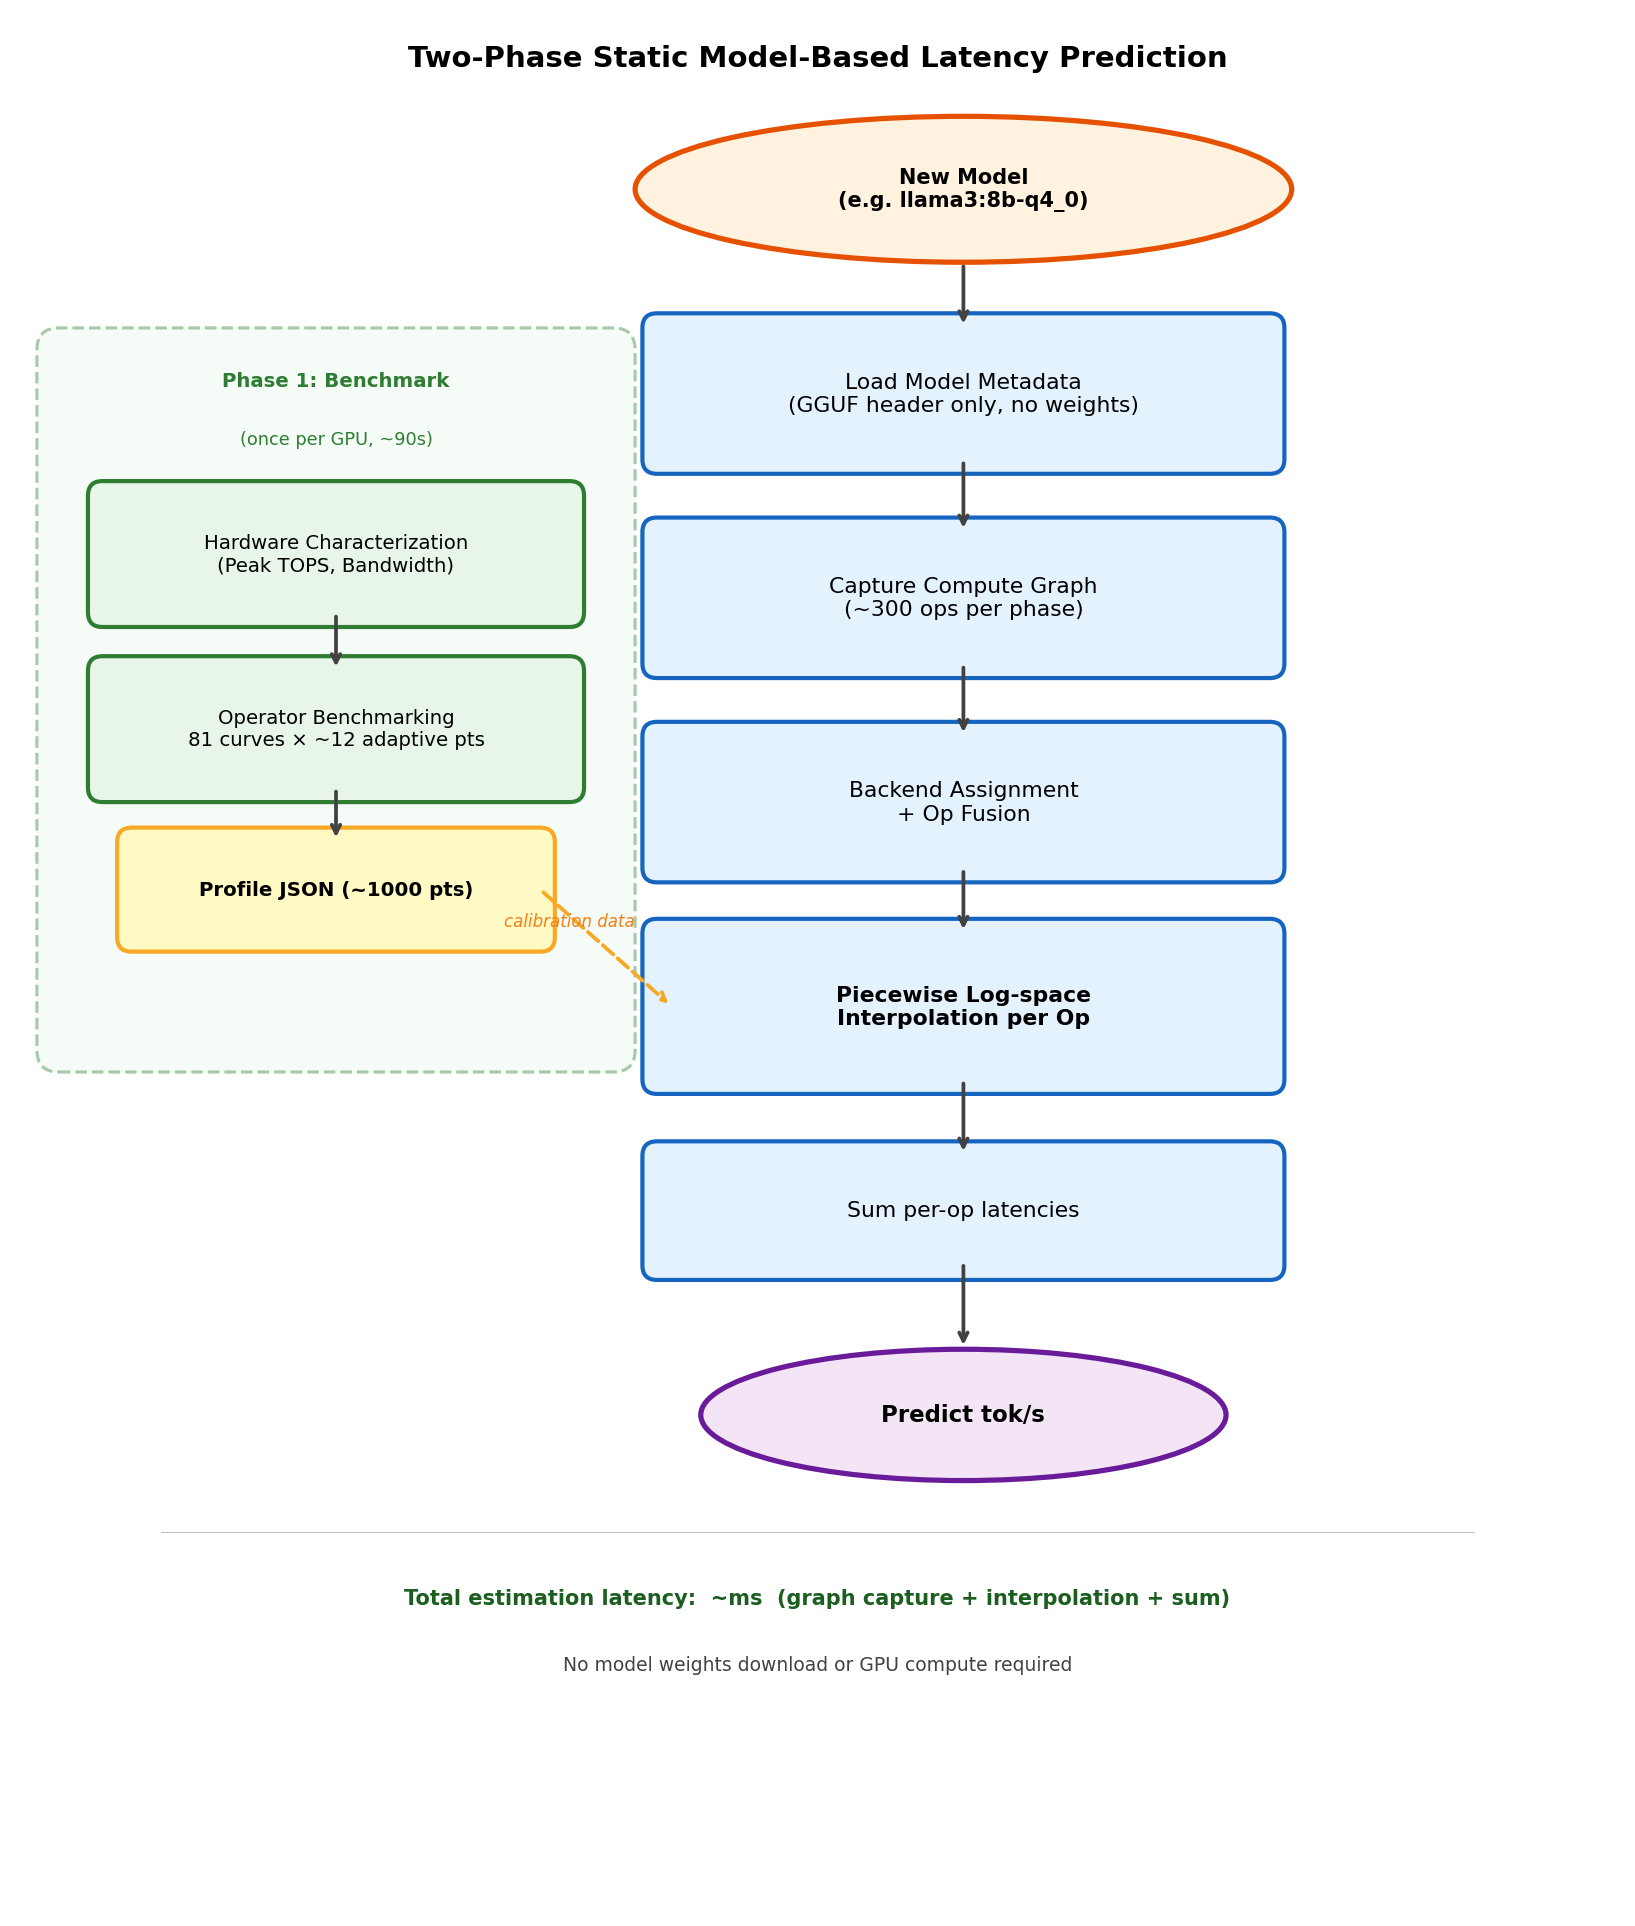

Python code for this plot:
"""
daop-estimate: High-level estimation flow diagram.
Generates fig_estimation_flow.png.
"""
import matplotlib.pyplot as plt
from matplotlib.patches import FancyBboxPatch, Ellipse

fig, ax = plt.subplots(1, 1, figsize=(11, 13))
ax.set_xlim(0, 11)
ax.set_ylim(0, 13)
ax.axis('off')
ax.set_aspect('equal')

# Colors
c_input = '#FFF3E0'
c_phase1 = '#E8F5E9'
c_phase2 = '#E3F2FD'
c_output = '#F3E5F5'
c_profile = '#FFF9C4'
c_border_input = '#E65100'
c_border_p1 = '#2E7D32'
c_border_p2 = '#1565C0'
c_border_output = '#6A1B9A'
c_border_profile = '#F9A825'
c_ann = '#B71C1C'


def draw_box(x, y, w, h, text, fc, ec, fontsize=9.5, bold=False):
    box = FancyBboxPatch((x - w/2, y - h/2), w, h,
                         boxstyle="round,pad=0.1",
                         facecolor=fc, edgecolor=ec, linewidth=2)
    ax.add_patch(box)
    ax.text(x, y, text, ha='center', va='center', fontsize=fontsize,
            weight='bold' if bold else 'normal')


def draw_oval(x, y, w, h, text, fc, ec, fontsize=10):
    oval = Ellipse((x, y), w, h, facecolor=fc, edgecolor=ec, linewidth=2.5)
    ax.add_patch(oval)
    ax.text(x, y, text, ha='center', va='center', fontsize=fontsize, weight='bold')


def arrow(x1, y1, x2, y2, color='#424242', style='->', ls='solid'):
    ax.annotate('', xy=(x2, y2), xytext=(x1, y1),
                arrowprops=dict(arrowstyle=style, color=color, lw=1.8,
                                linestyle=ls))


def ann_left(x, y, text):
    ax.text(x, y, text, ha='right', va='center', fontsize=8,
            color=c_ann, style='italic')


def ann_right(x, y, text):
    pass  # disabled


# ─── Layout constants ───
main_x = 6.5        # main flow center x
p1_x = 2.2          # phase 1 center x
spacing = 1.4        # vertical spacing between boxes

# ─── Title ───
ax.text(5.5, 12.7, 'Two-Phase Static Model-Based Latency Prediction',
        ha='center', va='center', fontsize=14, weight='bold')

# ─── Input oval ───
y = 11.8
draw_oval(main_x, y, 4.5, 1.0, 'New Model\n(e.g. llama3:8b-q4_0)', c_input, c_border_input, fontsize=10)

# ─── Phase 2 main flow ───
y1 = y - spacing
draw_box(main_x, y1, 4.2, 0.9, 'Load Model Metadata\n(GGUF header only, no weights)', c_phase2, c_border_p2, fontsize=10.5)
arrow(main_x, y - 0.5, main_x, y1 + 0.45)

y2 = y1 - spacing
draw_box(main_x, y2, 4.2, 0.9, 'Capture Compute Graph\n(~300 ops per phase)', c_phase2, c_border_p2, fontsize=10.5)
arrow(main_x, y1 - 0.45, main_x, y2 + 0.45)

y3 = y2 - spacing
draw_box(main_x, y3, 4.2, 0.9, 'Backend Assignment\n+ Op Fusion', c_phase2, c_border_p2, fontsize=10.5)
arrow(main_x, y2 - 0.45, main_x, y3 + 0.45)

y4 = y3 - spacing
draw_box(main_x, y4, 4.2, 1.0, 'Piecewise Log-space\nInterpolation per Op', c_phase2, c_border_p2, fontsize=10.5, bold=True)
arrow(main_x, y3 - 0.45, main_x, y4 + 0.5)

y5 = y4 - spacing
draw_box(main_x, y5, 4.2, 0.75, 'Sum per-op latencies', c_phase2, c_border_p2, fontsize=10.5)
arrow(main_x, y4 - 0.5, main_x, y5 + 0.38)

y_out = y5 - spacing
draw_oval(main_x, y_out, 3.6, 0.9, 'Predict tok/s', c_output, c_border_output, fontsize=11)
arrow(main_x, y5 - 0.35, main_x, y_out + 0.45)

# ─── Phase 1: Benchmark (left side) ───
phase1_bg = FancyBboxPatch((0.3, y4 - 0.3), 3.8, 4.8,
                            boxstyle="round,pad=0.15",
                            facecolor=c_phase1, edgecolor=c_border_p1,
                            linewidth=1.5, linestyle='--', alpha=0.4)
ax.add_patch(phase1_bg)
ax.text(p1_x, y4 + 4.25, 'Phase 1: Benchmark', ha='center',
        fontsize=9.5, weight='bold', color=c_border_p1)
ax.text(p1_x, y4 + 3.85, '(once per GPU, ~90s)', ha='center',
        fontsize=8.5, color=c_border_p1)

# HW Char
hw_y = y4 + 3.1
draw_box(p1_x, hw_y, 3.2, 0.8, 'Hardware Characterization\n(Peak TOPS, Bandwidth)',
         c_phase1, c_border_p1, fontsize=9.5)

# Op Bench
ob_y = hw_y - 1.2
draw_box(p1_x, ob_y, 3.2, 0.8, 'Operator Benchmarking\n81 curves × ~12 adaptive pts',
         c_phase1, c_border_p1, fontsize=9.5)
arrow(p1_x, hw_y - 0.4, p1_x, ob_y + 0.4)

# Profile JSON
pj_y = ob_y - 1.1
draw_box(p1_x, pj_y, 2.8, 0.65, 'Profile JSON (~1000 pts)',
         c_profile, c_border_profile, fontsize=9.5, bold=True)
arrow(p1_x, ob_y - 0.4, p1_x, pj_y + 0.33)

# Profile -> Interpolation (dashed arrow)
arrow(p1_x + 1.4, pj_y, main_x - 2.0, y4, color=c_border_profile, ls='dashed')
ax.text(3.8, y4 + 0.55, 'calibration data', ha='center', fontsize=8,
        color='#F57F17', style='italic')

# ─── Legend at bottom ───
leg_y = y_out - 1.2
ax.plot([1, 10], [leg_y + 0.4, leg_y + 0.4], color='#BDBDBD', lw=0.5)
ax.text(5.5, leg_y - 0.1, 'Total estimation latency:  ~ms  (graph capture + interpolation + sum)',
        ha='center', fontsize=10, weight='bold', color='#1B5E20')
ax.text(5.5, leg_y - 0.55, 'No model weights download or GPU compute required',
        ha='center', fontsize=9, color='#424242')

plt.tight_layout()
plt.savefig('C:/workspace/daop-ollama/docs/daop/fig_estimation_flow.png', dpi=150, bbox_inches='tight',
            facecolor='white')
plt.close()
print("Saved: docs/daop/fig_estimation_flow.png")
